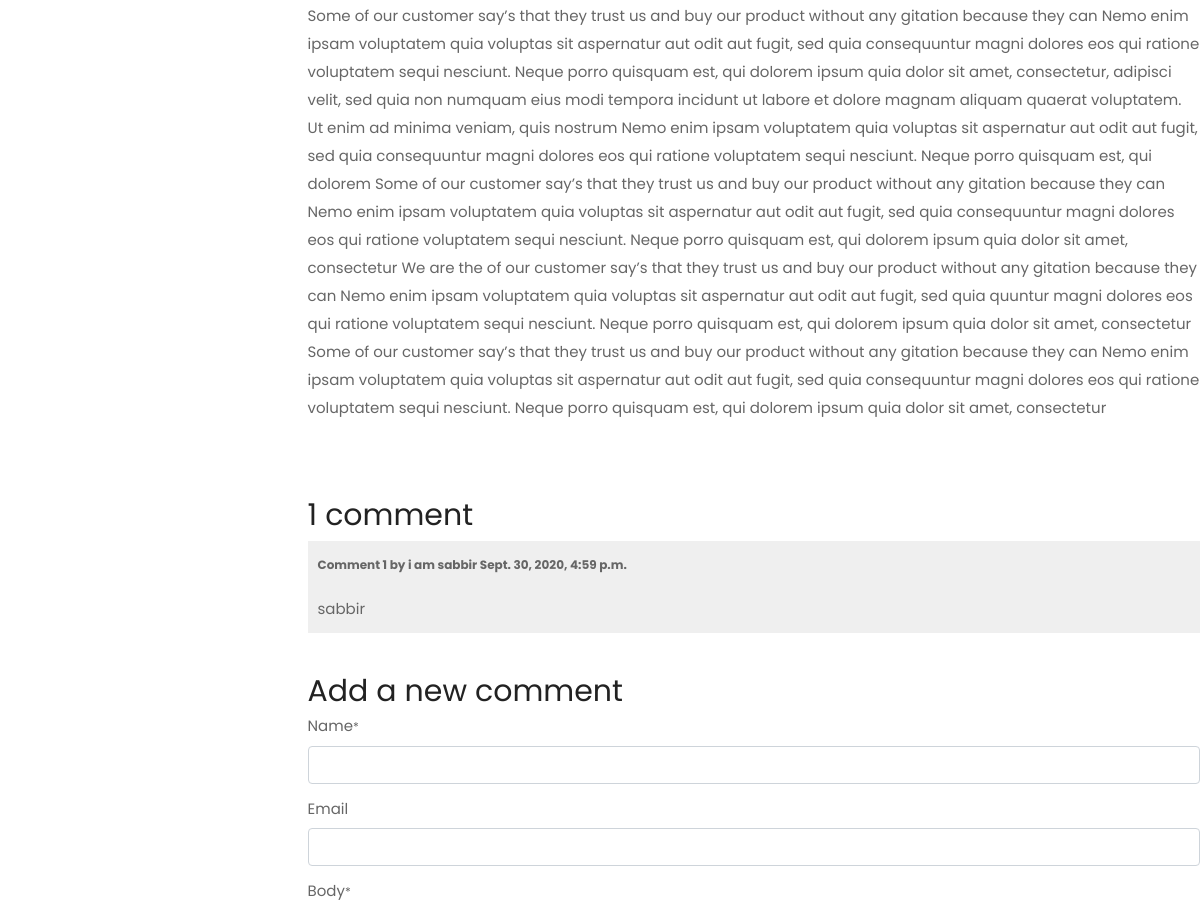
Before: /news/money-heist/ (middle part) with the older database file.
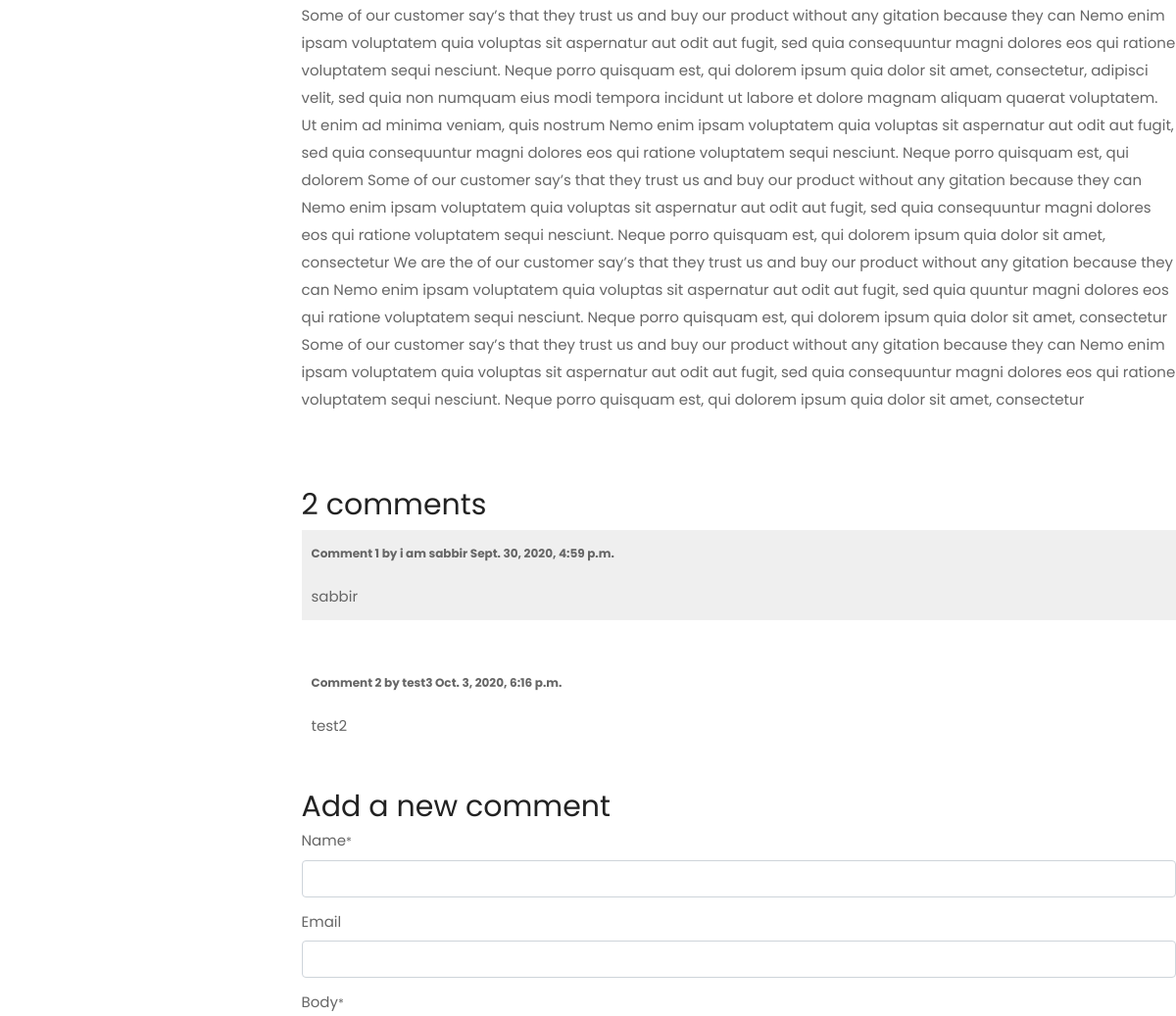
After: the same page with the newer database file.
### news/models.py (models this page shows, shortened)
class Post(models.Model):
    title = models.CharField(max_length=100)
    slug = models.SlugField()
    overview = RichTextField(null=True,blank=True)
    timestamp = models.DateTimeField(auto_now_add=True)
    author = models.ForeignKey(Author, on_delete=models.CASCADE)
    photo_main = models.ImageField(upload_to='photos/%Y/%m/%d/')
    featured = models.BooleanField()
    previous_post = models.ForeignKey(
        'self', related_name='previous', on_delete=models.SET_NULL, blank=True, null=True)
    next_post = models.ForeignKey(
        'self', related_name='next', on_delete=models.SET_NULL, blank=True, null=True)
    def get_absolute_url(self):
        return reverse('post-detail', kwargs={
            'slug': self.slug
        })

class Comment(models.Model):
    post = models.ForeignKey(Post, related_name='comments',on_delete=models.CASCADE)
    name = models.CharField(max_length=80)
    email = models.EmailField(max_length=200, blank=True)
    body = models.TextField()
    created = models.DateTimeField(auto_now_add=True)
    updated = models.DateTimeField(auto_now=True)
    active = models.BooleanField(default=True)
    parent = models.ForeignKey('self', null=True, blank=True, related_name='replies',on_delete=models.CASCADE)
    class Meta:
        ordering = ('created',)

### news/views.py (the view)
# urls.py: path('<slug:slug>/',newsdetails, name='post-detail' ),
def newsdetails(request,slug):
    post = get_object_or_404(Post,  slug=slug)
    news_featured = Post.objects.filter(featured=True).order_by('-timestamp')[0:4]
    posts = Post.objects.all()
    comments = post.comments.filter(active=True, parent__isnull=True)
    if request.method == 'POST':
        comment_form = CommentForm(data=request.POST)
        if comment_form.is_valid():
            parent_obj = None
            try:
                parent_id = int(request.POST.get('parent_id'))
            except:
                parent_id = None
            if parent_id:
                parent_obj = Comment.objects.get(id=parent_id)
                if parent_obj:
                    replay_comment = comment_form.save(commit=False)
                    replay_comment.parent = parent_obj
            new_comment = comment_form.save(commit=False)
            new_comment.post = post
            new_comment.save()
            return HttpResponseRedirect(post.get_absolute_url())
    else:
        comment_form = CommentForm()
    return render(request,
                  'news-details.html',
                  {'obj': post,
                  'news_object_list':news_featured,
                   'comments': comments,
                   'posts':posts,
                   'comment_form': comment_form})

### news/models.py
class CommentForm(forms.ModelForm):
    class Meta:
        model = Comment
        fields = ('name', 'email', 'body')

### news/models.py (called while the page is built)
    def __str__(self):
        return self.user.username

### templates/news-details.html (shortened to what this page needs)
{% extends 'base.html' %}
{% load static %}
{% block content %}
{% load crispy_forms_tags %}
    <div class="news-section section pt-100 pt-lg-80 pt-md-70 pt-sm-60 pt-xs-50 pb-100 pb-lg-80 pb-md-70 pb-sm-60 pb-xs-50">
        <div class="container">
            <div class="row">
                <div class="col-xl-9 col-lg-8 col-12 order-1 order-lg-2 mb-sm-50 mb-xs-50">
                    <div class="single-news-item">
                        <div class="content">
                            <div class="desc">
                                <p>{{obj.overview|safe}} </p>
                            </div>
                        </div>
                    </div>
                    <div class="comment-wrap section">
                        {% with comments.count as total_comments %}
                        <h2>
                          {{ total_comments }} comment{{ total_comments|pluralize }}
                        </h2>
                        {% endwith %}
                        {% for comment in comments %}
                        <div class="comment">
                          <p class="info">
                            Comment {{ forloop.counter }} by {{ comment.name }}
                            {{ comment.created }}
                          </p>
                        {{ comment.body|linebreaks }}
                        </div>
                        {% empty %}
                        <p>There are no comments yet.</p>
                        {% endfor %}
                        {% if new_comment %}
                        <h2>Your comment has been added.</h2>
                        {% else %}
                        <h2>Add a new comment</h2>
                        <form  method="post">
                            {{ comment_form | crispy }}
                        </form>
                        {% endif %}
                    </div>
                </div>
                <div class="col-xl-3 col-lg-4 col-12 order-2 order-lg-1 pr-30 pr-sm-15 pr-xs-15">
                </div>
            </div>
        </div>
    </div>
    {% endblock %}

### templates/base.html (shortened to what this page needs)
<!DOCTYPE html>
{% load static %}
<html lang="en">
    <head>
        <link rel="stylesheet" href=" {% static 'css/bootstrap.min.css' %} ">
        <link rel="stylesheet" href="{% static 'css/iconfont.min.css' %}">
        <link rel="stylesheet" href="{% static 'css/plugins.css' %}">
        <link rel="stylesheet" href="{% static 'css/helper.css' %}">
        <link rel="stylesheet" href="{% static 'css/style.css' %}">
    </head>
<body>
    <div id="main-wrapper">
    {% block content %}
    {% endblock %}
    </div>
</body>
</html>

### templates/header.html (shortened to what this page needs)
{% load static %}

### templates/footer.html (shortened to what this page needs)
{% load static %}

### templates/news-details.html (style rules this page uses)
.comment { padding:10px; }
.comment:nth-child(even) { background:#efefef; }
.comment .info { font-weight:bold; font-size:12px; color:#666; }

Changed rows visible on the page:
added Comment: name "test3", created "Oct. 3, 2020, 6:16 p.m.", body "test2"
Other visible differences:
{{ total_comments }}: "1" → "2"
